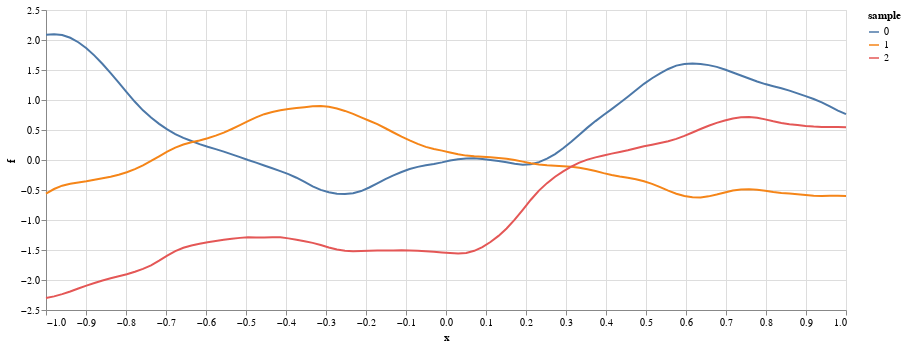

The code cell stored with this chart in its notebook:
### Markdown cell above
We can see that there are many wasted measurements in locations where we are reasonably sure the maximum is not located.
In addition it is still difficult to be sure where the chimney is.

How can we do better?

## Bayesian optimisation
This is where Bayesian optimisation (BO) comes in.
Bayesian optimisation is going to do better than grid (or random) search by choosing where to measure the depth of snow in some sort of *optimal* way.

Bayesian optimisation requires:
- a *prior on the underlying function* to be optimised (some understanding of houses' skylines and their depths)
- a *prior on the measurement error* (some understanding of how good Rudolph is at measuring depth)

Using some underlying theory, Bayesian optimisation then iterates around the following loop:
- choose the next measurement location so as to minimise the total number of measurements required (the acquisition function)
- ask the black-box function for a noisy measurement at that location
- update its model of the underlying function and measurement error (computes a posterior given prior and data)

Some stopping criterion is used to avoid iterating indefinitely.
Bayesian optimisation returns the posterior for the underlying function to use as you see fit.
In particular you may wish to obtain a posterior over the location of the maximum of the function.

## Optimisation guessing game
However, before we try Bayesian optimisation, we will try to optimise a black-box function ourselves.
Your task will be to find the maximum of the underlying function using as few function evaluations as possible.

Unfortunately we do not have a suitable Bayesian model for house skylines so we will use a Gaussian process prior on functions instead.
Some typical functions are shown below to give you an idea what the underlying function might look like.

### Code cell
blackbox1 = bb.GPBlackBox(ndim=1)
xx = blackbox1.xgrid(npoints=100)[:, 0]
prior_samples = pd.concat([
    pd.DataFrame(dict(x=xx, f=bb.prior_draw(blackbox1.kernel, xx), sample=s))
    for s in range(3)])
prior_chart = (
    alt.Chart(prior_samples)
    .mark_line()
    .encode(x='x', y='f', color='sample:N'))
prior_chart.properties(width=800, height=300)

### Figure 1 — Vega-Lite specification as saved in the notebook (floating-point values rounded to 4 significant figures; data arrays with more than 128 entries replaced by an {"elided": "..."} marker saying what was removed)
{"config": {"view": {"continuousWidth": 400, "continuousHeight": 300}}, "data": {"name": "data-1a6be96a3dbef80d0912198dbfcf0af4"}, "mark": "line", "encoding": {"color": {"type": "nominal", "field": "sample"}, "x": {"type": "quantitative", "field": "x"}, "y": {"type": "quantitative", "field": "f"}}, "height": 300, "width": 800, "$schema": "https://vega.github.io/schema/vega-lite/v4.8.1.json", "datasets": {"data-1a6be96a3dbef80d0912198dbfcf0af4": {"elided": "300 records"}}}
